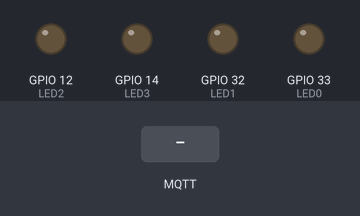
This program was run on a simulated ESP32. On the bench: output pins drawn as LEDs (lit = HIGH). Inputs (shaded band) come from the test bench. WiFi joins after 1.5 s; servers stay silent unless stated; no MQTT or app messages arrive unless stated; what the program prints to the serial monitor is not drawn.

Above: at 2.7 s.
2.8 s: MQTT message "on" arrives on the first subscribed topic
At 3.1 s:
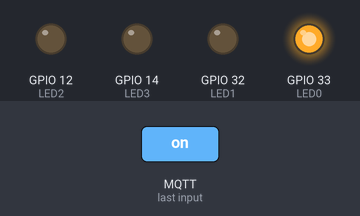
4.3 s: MQTT message "on" arrives on the second subscribed topic
At 5.5 s:
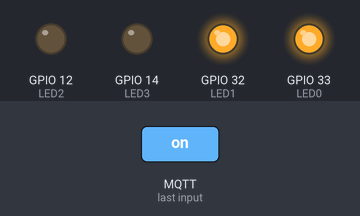
5.8 s: MQTT message "on" arrives on the third subscribed topic
At 6.6 s:
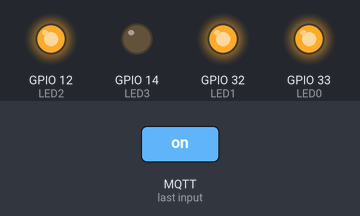
7.3 s: MQTT message "ledControl/LED0" arrives on the first subscribed topic
At 7.8 s:
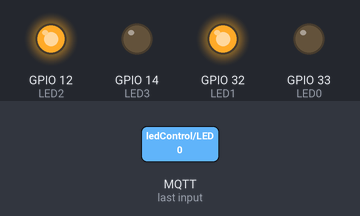
8.8 s: MQTT message "ledControl/LED0" arrives on the second subscribed topic
At 10.0 s:
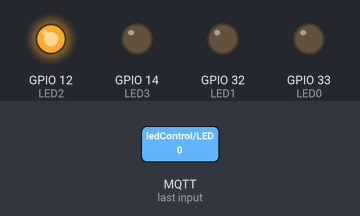
10.3 s: MQTT message "ledControl/LED0" arrives on the third subscribed topic
At 11.2 s:
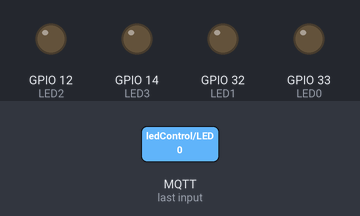
Timing chart, 0 to 12.8 s (numbered marks = the images above; inputs shaded):
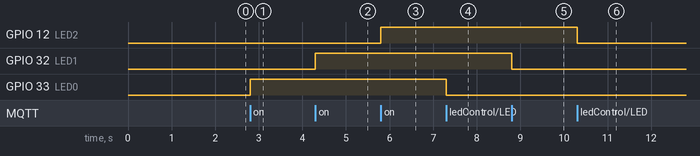

Measured:
- after the input at 2.8 s, GPIO 33 (LED0): LOW → HIGH at once
- after the input at 4.3 s, GPIO 32 (LED1): LOW → HIGH at once
- after the input at 5.8 s, GPIO 12 (LED2): LOW → HIGH at once
- after the input at 7.3 s, GPIO 33 (LED0): HIGH → LOW at once
- after the input at 8.8 s, GPIO 32 (LED1): HIGH → LOW at once
- after the input at 10.3 s, GPIO 12 (LED2): HIGH → LOW at once

The program:

main.cpp
```cpp
#include <Arduino.h>
#include <WiFi.h>
#include <PubSubClient.h>

// WiFi credentials
const char* ssid = "huhu";
const char* password = "12345679";

// MQTT Broker
const char* mqttServer = "broker.mqtt.cool"; // Ganti dengan broker MQTT Anda
const int mqttPort = 1883;
const char* mqttUser  = "b109";
const char* mqttPassword = "00911";

// LED pin definitions
#define LED1 32
#define LED2 12
#define LED3 14
#define LED0 33

WiFiClient espClient;
PubSubClient client(espClient);

void setupWiFi() {
  delay(10);
  Serial.println();
  Serial.print("Connecting to ");
  Serial.println(ssid);

  WiFi.begin(ssid, password);
  while (WiFi.status() != WL_CONNECTED) {
    delay(500);
    Serial.print(".");
  }
  Serial.println("");
  Serial.println("WiFi connected");
}

void callback(char* topic, byte* payload, unsigned int length) {
  Serial.print("Message arrived [");
  Serial.print(topic);
  Serial.print("] ");

  String message = "";
  for (int i = 0; i < length; i++) {
    message += (char)payload[i];
  }

  // Control LEDs based on the received message
  if (strcmp(topic, "ledControl/LED0") == 0) {
    digitalWrite(LED0, message == "on" ? HIGH : LOW);
  } else if (strcmp(topic, "ledControl/LED1") == 0) {
    digitalWrite(LED1, message == "on" ? HIGH : LOW);
  } else if (strcmp(topic, "ledControl/LED2") == 0) {
    digitalWrite(LED2, message == "on" ? HIGH : LOW);
  } else if (strcmp(topic, "ledControl/LED3") == 0) {
    digitalWrite(LED3, message == "on" ? HIGH : LOW);
  }
}

void reconnect() {
  // Loop until we're reconnected
  while (!client.connected()) {
    Serial.print("Attempting MQTT connection...");
    if (client.connect("ESP32Client", mqttUser, mqttPassword)) {
      Serial.println("connected");
      // Subscribe to topics for each LED
      client.subscribe("ledControl/LED0");
      client.subscribe("ledControl/LED1");
      client.subscribe("ledControl/LED2");
      client.subscribe("ledControl/LED3");
    } else {
      Serial.print("failed, rc=");
      Serial.print(client.state());
      Serial.println(" try again in 5 seconds");
      delay(5000);
    }
  }
}
void setup() {
  // Set LED pins as output
  pinMode(LED0, OUTPUT);
  pinMode(LED1, OUTPUT);
  pinMode(LED2, OUTPUT);
  pinMode(LED3, OUTPUT);

  // Initialize serial communication
  Serial.begin(115200);

  // Connect to WiFi
  setupWiFi();

  // Set MQTT server and callback function
  client.setServer(mqttServer, mqttPort);
  client.setCallback(callback);
}
void loop() {
  if (!client.connected()) {
    reconnect();
  }
  client.loop();
}
```
